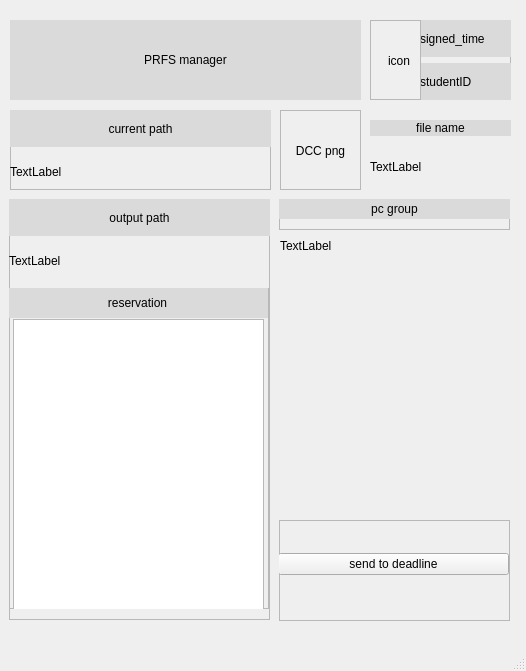
<?xml version="1.0" encoding="UTF-8"?>
<ui version="4.0">
 <class>MainWindow</class>
 <widget class="QMainWindow" name="MainWindow">
  <property name="geometry">
   <rect>
    <x>0</x>
    <y>0</y>
    <width>526</width>
    <height>671</height>
   </rect>
  </property>
  <property name="windowTitle">
   <string>MainWindow</string>
  </property>
  <widget class="QWidget" name="centralwidget">
   <widget class="QFrame" name="frame">
    <property name="geometry">
     <rect>
      <x>10</x>
      <y>20</y>
      <width>351</width>
      <height>80</height>
     </rect>
    </property>
    <property name="frameShape">
     <enum>QFrame::StyledPanel</enum>
    </property>
    <property name="frameShadow">
     <enum>QFrame::Raised</enum>
    </property>
    <widget class="QWidget" name="verticalLayoutWidget_2">
     <property name="geometry">
      <rect>
       <x>0</x>
       <y>0</y>
       <width>351</width>
       <height>80</height>
      </rect>
     </property>
     <layout class="QVBoxLayout" name="verticalLayout_3">
      <item>
       <widget class="QLabel" name="PRFSmanager">
        <property name="styleSheet">
         <string notr="true">font: 20pt &quot;Arial&quot;;
background-color: rgb(218, 218, 218);</string>
        </property>
        <property name="text">
         <string>PRFS manager</string>
        </property>
        <property name="textFormat">
         <enum>Qt::AutoText</enum>
        </property>
        <property name="scaledContents">
         <bool>true</bool>
        </property>
        <property name="alignment">
         <set>Qt::AlignCenter</set>
        </property>
        <property name="wordWrap">
         <bool>false</bool>
        </property>
       </widget>
      </item>
     </layout>
    </widget>
   </widget>
   <widget class="QFrame" name="frame_3">
    <property name="geometry">
     <rect>
      <x>280</x>
      <y>110</y>
      <width>81</width>
      <height>80</height>
     </rect>
    </property>
    <property name="frameShape">
     <enum>QFrame::StyledPanel</enum>
    </property>
    <property name="frameShadow">
     <enum>QFrame::Raised</enum>
    </property>
    <widget class="QLabel" name="DCC_png">
     <property name="geometry">
      <rect>
       <x>0</x>
       <y>0</y>
       <width>81</width>
       <height>81</height>
      </rect>
     </property>
     <property name="styleSheet">
      <string notr="true">border-color: rgb(218, 218, 218);</string>
     </property>
     <property name="text">
      <string>DCC png</string>
     </property>
     <property name="alignment">
      <set>Qt::AlignCenter</set>
     </property>
    </widget>
   </widget>
   <widget class="QFrame" name="frame_6">
    <property name="geometry">
     <rect>
      <x>9</x>
      <y>199</y>
      <width>261</width>
      <height>421</height>
     </rect>
    </property>
    <property name="frameShape">
     <enum>QFrame::StyledPanel</enum>
    </property>
    <property name="frameShadow">
     <enum>QFrame::Raised</enum>
    </property>
    <widget class="QWidget" name="verticalLayoutWidget_4">
     <property name="geometry">
      <rect>
       <x>0</x>
       <y>0</y>
       <width>261</width>
       <height>80</height>
      </rect>
     </property>
     <layout class="QVBoxLayout" name="verticalLayout_7">
      <item>
       <widget class="QLabel" name="label_9">
        <property name="styleSheet">
         <string notr="true">background-color: rgb(218, 218, 218);</string>
        </property>
        <property name="text">
         <string>output path</string>
        </property>
        <property name="alignment">
         <set>Qt::AlignCenter</set>
        </property>
       </widget>
      </item>
      <item>
       <widget class="QLabel" name="output_path">
        <property name="styleSheet">
         <string notr="true"/>
        </property>
        <property name="text">
         <string>TextLabel</string>
        </property>
       </widget>
      </item>
     </layout>
    </widget>
    <widget class="QFrame" name="frame_4">
     <property name="geometry">
      <rect>
       <x>-1</x>
       <y>89</y>
       <width>261</width>
       <height>321</height>
      </rect>
     </property>
     <property name="frameShape">
      <enum>QFrame::StyledPanel</enum>
     </property>
     <property name="frameShadow">
      <enum>QFrame::Raised</enum>
     </property>
     <widget class="QWidget" name="verticalLayoutWidget_7">
      <property name="geometry">
       <rect>
        <x>-1</x>
        <y>-1</y>
        <width>261</width>
        <height>31</height>
       </rect>
      </property>
      <layout class="QVBoxLayout" name="verticalLayout_4">
       <item>
        <widget class="QLabel" name="reservation">
         <property name="styleSheet">
          <string notr="true">background-color: rgb(218, 218, 218);</string>
         </property>
         <property name="text">
          <string>reservation</string>
         </property>
         <property name="alignment">
          <set>Qt::AlignCenter</set>
         </property>
        </widget>
       </item>
      </layout>
     </widget>
     <widget class="QListWidget" name="reservation_list">
      <property name="geometry">
       <rect>
        <x>5</x>
        <y>31</y>
        <width>251</width>
        <height>291</height>
       </rect>
      </property>
     </widget>
    </widget>
   </widget>
   <widget class="QFrame" name="frame_7">
    <property name="geometry">
     <rect>
      <x>279</x>
      <y>199</y>
      <width>231</width>
      <height>31</height>
     </rect>
    </property>
    <property name="frameShape">
     <enum>QFrame::StyledPanel</enum>
    </property>
    <property name="frameShadow">
     <enum>QFrame::Raised</enum>
    </property>
    <widget class="QLabel" name="label_6">
     <property name="geometry">
      <rect>
       <x>0</x>
       <y>0</y>
       <width>231</width>
       <height>20</height>
      </rect>
     </property>
     <property name="styleSheet">
      <string notr="true">background-color: rgb(218, 218, 218);</string>
     </property>
     <property name="text">
      <string>pc group</string>
     </property>
     <property name="alignment">
      <set>Qt::AlignCenter</set>
     </property>
    </widget>
   </widget>
   <widget class="QFrame" name="frame_8">
    <property name="geometry">
     <rect>
      <x>279</x>
      <y>520</y>
      <width>231</width>
      <height>101</height>
     </rect>
    </property>
    <property name="frameShape">
     <enum>QFrame::StyledPanel</enum>
    </property>
    <property name="frameShadow">
     <enum>QFrame::Raised</enum>
    </property>
    <widget class="QWidget" name="verticalLayoutWidget_5">
     <property name="geometry">
      <rect>
       <x>-1</x>
       <y>-1</y>
       <width>231</width>
       <height>91</height>
      </rect>
     </property>
     <layout class="QVBoxLayout" name="verticalLayout_8">
      <item>
       <widget class="QPushButton" name="send_to_deadline">
        <property name="text">
         <string>send to deadline</string>
        </property>
       </widget>
      </item>
     </layout>
    </widget>
   </widget>
   <widget class="QFrame" name="frame_9">
    <property name="geometry">
     <rect>
      <x>420</x>
      <y>20</y>
      <width>91</width>
      <height>80</height>
     </rect>
    </property>
    <property name="frameShape">
     <enum>QFrame::StyledPanel</enum>
    </property>
    <property name="frameShadow">
     <enum>QFrame::Raised</enum>
    </property>
    <widget class="QWidget" name="verticalLayoutWidget_6">
     <property name="geometry">
      <rect>
       <x>0</x>
       <y>0</y>
       <width>91</width>
       <height>80</height>
      </rect>
     </property>
     <layout class="QVBoxLayout" name="verticalLayout_2">
      <item>
       <widget class="QLabel" name="signed_time">
        <property name="styleSheet">
         <string notr="true">background-color: rgb(218, 218, 218);</string>
        </property>
        <property name="text">
         <string>signed_time</string>
        </property>
       </widget>
      </item>
      <item>
       <widget class="QLabel" name="studentID">
        <property name="styleSheet">
         <string notr="true">background-color: rgb(218, 218, 218);</string>
        </property>
        <property name="text">
         <string>studentID</string>
        </property>
       </widget>
      </item>
     </layout>
    </widget>
   </widget>
   <widget class="QLabel" name="label_4">
    <property name="geometry">
     <rect>
      <x>370</x>
      <y>120</y>
      <width>141</width>
      <height>16</height>
     </rect>
    </property>
    <property name="styleSheet">
     <string notr="true">background-color: rgb(218, 218, 218);</string>
    </property>
    <property name="text">
     <string>file name</string>
    </property>
    <property name="alignment">
     <set>Qt::AlignCenter</set>
    </property>
   </widget>
   <widget class="QWidget" name="horizontalLayoutWidget_2">
    <property name="geometry">
     <rect>
      <x>370</x>
      <y>141</y>
      <width>141</width>
      <height>51</height>
     </rect>
    </property>
    <layout class="QHBoxLayout" name="horizontalLayout_5">
     <item>
      <widget class="QLabel" name="filename">
       <property name="styleSheet">
        <string notr="true"/>
       </property>
       <property name="text">
        <string>TextLabel</string>
       </property>
      </widget>
     </item>
    </layout>
   </widget>
   <widget class="QWidget" name="horizontalLayoutWidget_3">
    <property name="geometry">
     <rect>
      <x>280</x>
      <y>230</y>
      <width>231</width>
      <height>31</height>
     </rect>
    </property>
    <layout class="QHBoxLayout" name="horizontalLayout_6">
     <item>
      <widget class="QLabel" name="pcgroup">
       <property name="styleSheet">
        <string notr="true">border-top-color: rgb(218, 218, 218);
border-right-color: rgb(218, 218, 218);
border-bottom-color: rgb(218, 218, 218);
border-left-color: rgb(218, 218, 218);</string>
       </property>
       <property name="text">
        <string>TextLabel</string>
       </property>
      </widget>
     </item>
    </layout>
   </widget>
   <widget class="QFrame" name="frame_2">
    <property name="geometry">
     <rect>
      <x>10</x>
      <y>110</y>
      <width>261</width>
      <height>80</height>
     </rect>
    </property>
    <property name="frameShape">
     <enum>QFrame::StyledPanel</enum>
    </property>
    <property name="frameShadow">
     <enum>QFrame::Raised</enum>
    </property>
    <widget class="QWidget" name="verticalLayoutWidget_3">
     <property name="geometry">
      <rect>
       <x>0</x>
       <y>0</y>
       <width>261</width>
       <height>80</height>
      </rect>
     </property>
     <layout class="QVBoxLayout" name="verticalLayout_6">
      <item>
       <widget class="QLabel" name="label_8">
        <property name="styleSheet">
         <string notr="true">background-color: rgb(218, 218, 218);</string>
        </property>
        <property name="text">
         <string>current path</string>
        </property>
        <property name="alignment">
         <set>Qt::AlignCenter</set>
        </property>
       </widget>
      </item>
      <item>
       <widget class="QLabel" name="current_path">
        <property name="styleSheet">
         <string notr="true"/>
        </property>
        <property name="text">
         <string>TextLabel</string>
        </property>
       </widget>
      </item>
     </layout>
    </widget>
   </widget>
   <widget class="QFrame" name="frame_10">
    <property name="geometry">
     <rect>
      <x>370</x>
      <y>20</y>
      <width>51</width>
      <height>80</height>
     </rect>
    </property>
    <property name="frameShape">
     <enum>QFrame::StyledPanel</enum>
    </property>
    <property name="frameShadow">
     <enum>QFrame::Raised</enum>
    </property>
    <widget class="QWidget" name="verticalLayoutWidget">
     <property name="geometry">
      <rect>
       <x>0</x>
       <y>0</y>
       <width>58</width>
       <height>81</height>
      </rect>
     </property>
     <layout class="QVBoxLayout" name="verticalLayout">
      <item>
       <widget class="QLabel" name="usericon">
        <property name="enabled">
         <bool>true</bool>
        </property>
        <property name="sizePolicy">
         <sizepolicy hsizetype="Ignored" vsizetype="Minimum">
          <horstretch>0</horstretch>
          <verstretch>0</verstretch>
         </sizepolicy>
        </property>
        <property name="minimumSize">
         <size>
          <width>56</width>
          <height>0</height>
         </size>
        </property>
        <property name="maximumSize">
         <size>
          <width>16777184</width>
          <height>16777215</height>
         </size>
        </property>
        <property name="text">
         <string>icon</string>
        </property>
        <property name="textFormat">
         <enum>Qt::AutoText</enum>
        </property>
        <property name="scaledContents">
         <bool>true</bool>
        </property>
        <property name="alignment">
         <set>Qt::AlignCenter</set>
        </property>
        <property name="wordWrap">
         <bool>false</bool>
        </property>
        <property name="indent">
         <number>-1</number>
        </property>
       </widget>
      </item>
     </layout>
    </widget>
   </widget>
  </widget>
  <widget class="QMenuBar" name="menubar">
   <property name="geometry">
    <rect>
     <x>0</x>
     <y>0</y>
     <width>526</width>
     <height>21</height>
    </rect>
   </property>
  </widget>
  <widget class="QStatusBar" name="statusbar"/>
 </widget>
 <resources/>
 <connections/>
</ui>
